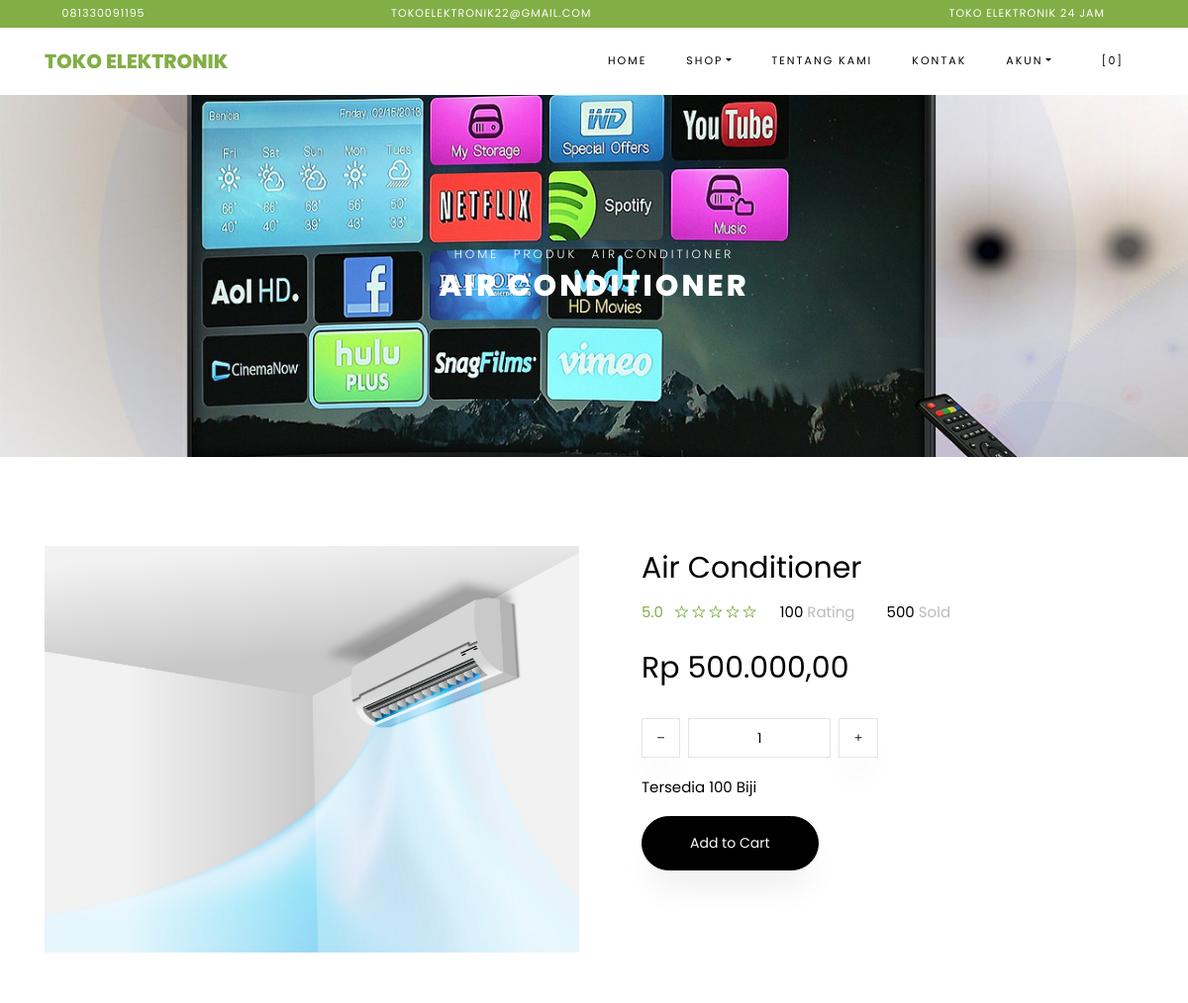
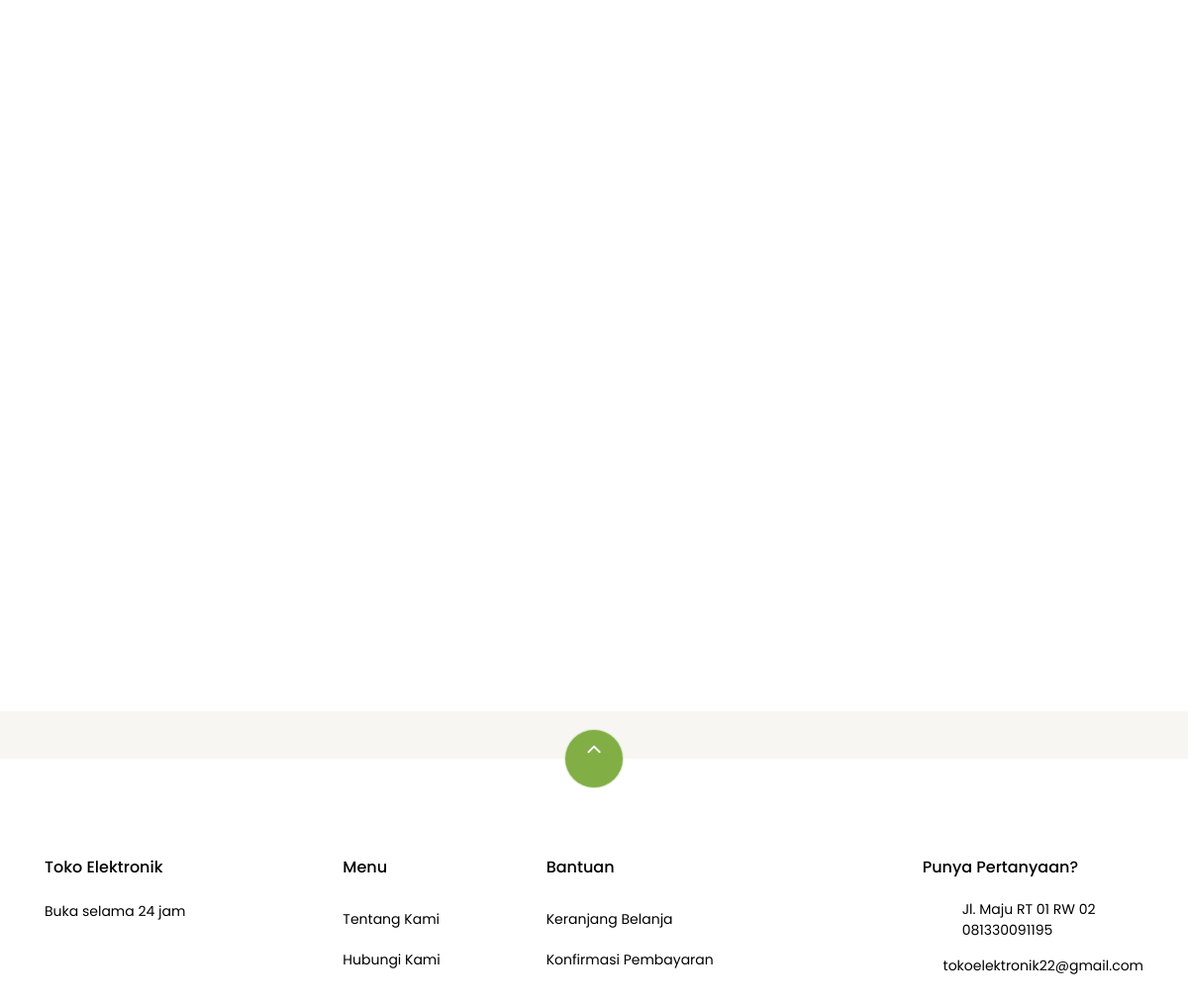
Page /index.php/shop/product/15/ACAE2100026/ on the committed database (2 pictures, top to bottom).
### tables this page shows
CREATE TABLE `settings` (
  `id` int(10) NOT NULL,
  `key` varchar(32) NOT NULL,
  `content` text NOT NULL
);

CREATE TABLE `products` (
  `id` bigint(20) NOT NULL,
  `category_id` int(10) DEFAULT NULL,
  `sku` varchar(32) DEFAULT NULL,
  `name` varchar(191) NOT NULL,
  `description` varchar(191) DEFAULT NULL,
  `picture_name` varchar(191) DEFAULT NULL,
  `price` decimal(8,2) NOT NULL,
  `current_discount` decimal(8,2) DEFAULT '0.00',
  `stock` int(10) NOT NULL,
  `product_unit` varchar(32) DEFAULT NULL,
  `is_available` tinyint(1) DEFAULT '1',
  `add_date` datetime DEFAULT NULL
);

### application/views/themes/vegefoods/shop/view_single_product.php (the view, shortened to what the rows shown need)
<div class="hero-wrap hero-bread" style="background-image: url('<?php echo get_theme_uri('images/tv.png'); ?>');">
    <div class="container">
      <div class="row no-gutters slider-text align-items-center justify-content-center">
        <div class="col-md-9 ftco-animate text-center">
            <p class="breadcrumbs"><span class="mr-2"><?php echo anchor(base_url(), 'Home'); ?></span>
            <span class="mr-2"><?php echo anchor('browse', 'Produk'); ?></span>
            <span><?php echo $product->name; ?></span></p>
          <h1 class="mb-0 bread"><?php echo $product->name; ?></h1>
        </div>
      </div>
    </div>
  </div>
  <section class="ftco-section">
      <div class="container">
          <div class="row">
              <div class="col-lg-6 mb-5 ftco-animate">
                  <a href="<?php echo base_url('assets/uploads/products/'. $product->picture_name); ?>" class="image-popup"><img src="<?php echo base_url('assets/uploads/products/'. $product->picture_name); ?>" class="img-fluid" alt="<?php echo $product->name; ?>"></a>
              </div>
              <div class="col-lg-6 product-details pl-md-5 ftco-animate">
                  <h3><?php echo $product->name; ?></h3>
                  <div class="rating d-flex">
                          <p class="text-left mr-4">
                              <a href="#" class="mr-2">5.0</a>
                              <a href="#"><span class="ion-ios-star-outline"></span></a>
                              <a href="#"><span class="ion-ios-star-outline"></span></a>
                              <a href="#"><span class="ion-ios-star-outline"></span></a>
                              <a href="#"><span class="ion-ios-star-outline"></span></a>
                              <a href="#"><span class="ion-ios-star-outline"></span></a>
                          </p>
                          <p class="text-left mr-4">
                              <a href="#" class="mr-2" style="color: #000;">100 <span style="color: #bbb;">Rating</span></a>
                          </p>
                          <p class="text-left">
                              <a href="#" class="mr-2" style="color: #000;">500 <span style="color: #bbb;">Sold</span></a>
                          </p>
                      </div>
                  <p class="price">
                      <?php if ($product->current_discount > 0) : ?>
                        <span class="mr-2 price-dc"><strike><small>Rp <?php echo format_rupiah($product->price); ?></small></strike></span>
                        <span class="price-sale text-success">Rp <?php echo format_rupiah($product->price - $product->current_discount); ?></span>
                      <?php else : ?>
                      <span>Rp <?php echo format_rupiah($product->price); ?></span>
                      <?php endif; ?>
                    </p>
                      <div class="row mt-4">
                          <div class="input-group col-md-6 d-flex mb-3">
                   <span class="input-group-btn mr-2">
                      <button type="button" class="quantity-left-minus btn"  data-type="minus" data-field="">
                     <i class="ion-ios-remove"></i>
                      </button>
                      </span>
                   <input type="text" id="quantity" name="quantity" class="form-control input-number" value="1" min="1" max="100">
                   <span class="input-group-btn ml-2">
                      <button type="button" class="quantity-right-plus btn" data-type="plus" data-field="">
                       <i class="ion-ios-add"></i>
                   </button>
                   </span>
                </div>
                <div class="col-md-12">
                    <p style="color: #000;">Tersedia <?php echo $product->stock; ?> <?php echo $product->product_unit; ?></p>
                </div>
            </div>
            <p><a href="#" class="btn btn-black btn-sm py-3 px-5 add-cart cart-btn" data-sku="<?php echo $product->sku; ?>" data-name="<?php echo $product->name; ?>" data-price="<?php echo ($product->current_discount > 0) ? ($product->price - $product->current_discount) : $product->price; ?>" data-id="<?php echo $product->id; ?>">Add to Cart</a></p>
              </div>
          </div>
      </div>
  </section>
  <section class="ftco-section">
      <div class="container">
              <div class="row justify-content-center mb-3 pb-3">
      </div>
      </div>
      <div class="container">
          <div class="row">
          </div>
      </div>
  </section>

### application/views/themes/vegefoods/header.php (shortened to what the rows shown need)
?><!DOCTYPE html>
<html lang="en">
  <head>
    <link rel="stylesheet" href="<?php echo get_theme_uri('css/open-iconic-bootstrap.min.css'); ?>">
    <link rel="stylesheet" href="<?php echo get_theme_uri('css/animate.css'); ?>">
    <link rel="stylesheet" href="<?php echo get_theme_uri('css/owl.carousel.min.css'); ?>">
    <link rel="stylesheet" href="<?php echo get_theme_uri('css/owl.theme.default.min.css'); ?>">
    <link rel="stylesheet" href="<?php echo get_theme_uri('css/magnific-popup.css'); ?>">
    <link rel="stylesheet" href="<?php echo get_theme_uri('css/aos.css'); ?>">
	<link rel="stylesheet" href="<?php echo get_theme_uri('css/ionicons.min.css'); ?>">
	<link rel="stylesheet" href="<?php echo get_theme_uri('js/plugins/@fortawesome/fontawesome-free/css/all.min.css', 'argon'); ?>">
    <link rel="stylesheet" href="<?php echo get_theme_uri('css/bootstrap-datepicker.css'); ?>">
    <link rel="stylesheet" href="<?php echo get_theme_uri('css/jquery.timepicker.css'); ?>">
    <link rel="stylesheet" href="<?php echo get_theme_uri('css/flaticon.css'); ?>">
    <link rel="stylesheet" href="<?php echo get_theme_uri('css/icomoon.css'); ?>">
	<link rel="stylesheet" href="<?php echo get_theme_uri('css/style.css'); ?>">
	<link rel="stylesheet" href="<?php echo base_url('assets/plugins/toastr/toastr.min.css'); ?>">
  </head>
  <body class="goto-here">
		<div class="py-1 bg-primary">
    	<div class="container">
    		<div class="row no-gutters d-flex align-items-start align-items-center px-md-0">
	    		<div class="col-lg-12 d-block">
		    		<div class="row d-flex">
		    			<div class="col-md pr-4 d-flex topper align-items-center">
					    	<div class="icon mr-2 d-flex justify-content-center align-items-center"><span class="icon-phone2"></span></div>
						    <span class="text"><?php echo get_settings('store_phone_number'); ?></span>
					    </div>
					    <div class="col-md pr-4 d-flex topper align-items-center">
					    	<div class="icon mr-2 d-flex justify-content-center align-items-center"><span class="icon-paper-plane"></span></div>
						    <span class="text"><?php echo get_settings('store_email'); ?></span>
					    </div>
					    <div class="col-md-5 pr-4 d-flex topper align-items-center text-lg-right">
						    <span class="text"><?php echo get_settings('store_tagline'); ?></span>
					    </div>
				    </div>
			    </div>
		    </div>
		  </div>
    </div>
    <nav class="navbar navbar-expand-lg navbar-dark ftco_navbar bg-dark ftco-navbar-light" id="ftco-navbar">
	    <div class="container">
	      <a class="navbar-brand" href="<?php echo base_url(); ?>"><?php echo get_store_name(); ?></a>
	      <div class="collapse navbar-collapse" id="ftco-nav">
	        <ul class="navbar-nav ml-auto">
	          <li class="nav-item active"><a href="<?php echo base_url(); ?>" class="nav-link">Home</a></li>
	          <li class="nav-item dropdown">
              <a class="nav-link dropdown-toggle" href="#" id="dropdown04" data-toggle="dropdown" aria-haspopup="true" aria-expanded="false">Shop</a>
            </li>
	          <li class="nav-item"><a href="<?php echo site_url('pages/about'); ?>" class="nav-link">Tentang Kami</a></li>
              <li class="nav-item"><a href="<?php echo site_url('pages/contact'); ?>" class="nav-link">Kontak</a></li>
              <li class="nav-item dropdown">
              <a class="nav-link dropdown-toggle" href="#" id="dropdown05" data-toggle="dropdown" aria-haspopup="true" aria-expanded="false">Akun</a>
            </li>
	          <li class="nav-item cta cta-colored"><a href="<?php echo site_url('shop/cart'); ?>" class="nav-link"><span class="icon-shopping_cart"></span>[<span class="cart-item-total">0</span>]</a></li>
	        </ul>
	      </div>
	    </div>
	  </nav>

### application/views/themes/vegefoods/footer.php (shortened to what the rows shown need)
<section class="ftco-section ftco-no-pt ftco-no-pb py-5 bg-light">
    <div class="container py-4">
    </div>
  </section>
  <footer class="ftco-footer ftco-section">
    <div class="container">
        <div class="row">
            <div class="mouse">
                      <a href="#" class="mouse-icon">
                          <div class="mouse-wheel"><span class="ion-ios-arrow-up"></span></div>
                      </a>
                  </div>
        </div>
      <div class="row mb-5">
        <div class="col-md">
          <div class="ftco-footer-widget mb-4">
            <h2 class="ftco-heading-2"><?php echo get_store_name(); ?></h2>
            <p><?php echo get_settings('store_description'); ?></p>
            <ul class="ftco-footer-social list-unstyled float-md-left float-lft mt-5">
            </ul>
          </div>
        </div>
        <div class="col-md">
          <div class="ftco-footer-widget mb-4 ml-md-5">
            <h2 class="ftco-heading-2">Menu</h2>
            <ul class="list-unstyled">
              <li><a href="<?php echo site_url('pages/about'); ?>" class="py-2 d-block">Tentang Kami</a></li>
              <li><a href="<?php echo site_url('pages/contact'); ?>" class="py-2 d-block">Hubungi Kami</a></li>
            </ul>
          </div>
        </div>
        <div class="col-md-4">
           <div class="ftco-footer-widget mb-4">
            <h2 class="ftco-heading-2">Bantuan</h2>
            <div class="d-flex">
                <ul class="list-unstyled mr-l-5 pr-l-3 mr-4">
                  <li><a href="<?php echo site_url('shop/cart'); ?>" class="py-2 d-block">Keranjang Belanja</a></li>
                  <li><a href="<?php echo site_url('customer/payments/confirm'); ?>" class="py-2 d-block">Konfirmasi Pembayaran</a></li>
                </ul>
              </div>
          </div>
        </div>
        <div class="col-md">
          <div class="ftco-footer-widget mb-4">
              <h2 class="ftco-heading-2">Punya Pertanyaan?</h2>
              <div class="block-23 mb-3">
                <ul>
                  <li><span class="icon icon-map-marker"></span><span class="text"><?php echo get_settings('store_address'); ?></span></li>
                  <li><a href="#"><span class="icon icon-phone"></span><span class="text"><?php echo get_settings('store_phone_number'); ?></span></a></li>
                  <li><a href="#"><span class="icon icon-envelope"></span><span class="text"><?php echo get_settings('store_email'); ?></span></a></li>
                </ul>
              </div>
          </div>
        </div>
      </div>
    </div>
  </footer>
</body>
</html>

### rows in the picture
settings: content "081330091195"
settings: content "TOKOELEKTRONIK22@GMAIL.COM", content "tokoelektronik22@gmail.com"
settings: content "TOKO ELEKTRONIK 24 JAM"
settings: content "TOKO ELEKTRONIK", content "Toko Elektronik"
settings: content (picture)
products: name "AIR CONDITIONER", picture_name (picture), name "Air Conditioner", price "500.000,00", stock "100", product_unit "Biji"
settings: content "Buka selama 24 jam"
settings: content "Jl. Maju RT 01 RW 02"

### other values in the picture
anchor(base_url(), 'Home') "HOME"
anchor('browse', 'Produk') "PRODUK"
